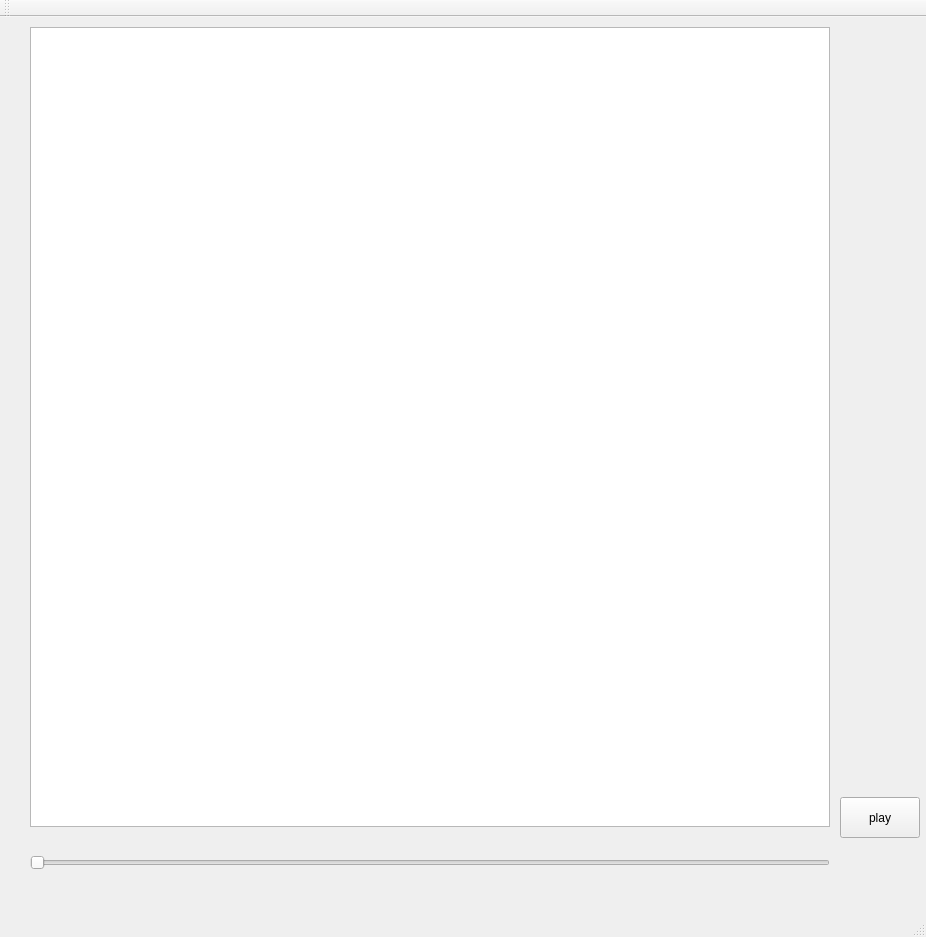
<?xml version="1.0" encoding="UTF-8"?>
<ui version="4.0">
 <class>MainWindow</class>
 <widget class="QMainWindow" name="MainWindow">
  <property name="geometry">
   <rect>
    <x>0</x>
    <y>0</y>
    <width>926</width>
    <height>937</height>
   </rect>
  </property>
  <property name="windowTitle">
   <string>MainWindow</string>
  </property>
  <widget class="QWidget" name="centralWidget">
   <widget class="QSlider" name="horizontalSlider">
    <property name="geometry">
     <rect>
      <x>30</x>
      <y>810</y>
      <width>800</width>
      <height>71</height>
     </rect>
    </property>
    <property name="orientation">
     <enum>Qt::Horizontal</enum>
    </property>
   </widget>
   <widget class="my_graphic_view" name="graphicsView">
    <property name="geometry">
     <rect>
      <x>30</x>
      <y>10</y>
      <width>800</width>
      <height>800</height>
     </rect>
    </property>
   </widget>
   <widget class="QPushButton" name="button_play">
    <property name="geometry">
     <rect>
      <x>840</x>
      <y>780</y>
      <width>80</width>
      <height>41</height>
     </rect>
    </property>
    <property name="text">
     <string>play</string>
    </property>
   </widget>
  </widget>
  <widget class="QMenuBar" name="menuBar">
   <property name="geometry">
    <rect>
     <x>0</x>
     <y>0</y>
     <width>926</width>
     <height>19</height>
    </rect>
   </property>
  </widget>
  <widget class="QToolBar" name="mainToolBar">
   <attribute name="toolBarArea">
    <enum>TopToolBarArea</enum>
   </attribute>
   <attribute name="toolBarBreak">
    <bool>false</bool>
   </attribute>
  </widget>
  <widget class="QStatusBar" name="statusBar"/>
 </widget>
 <layoutdefault spacing="6" margin="11"/>
 <customwidgets>
  <customwidget>
   <class>my_graphic_view</class>
   <extends>QGraphicsView</extends>
   <header location="global">my_graphic_view.h</header>
  </customwidget>
 </customwidgets>
 <resources/>
 <connections/>
</ui>
